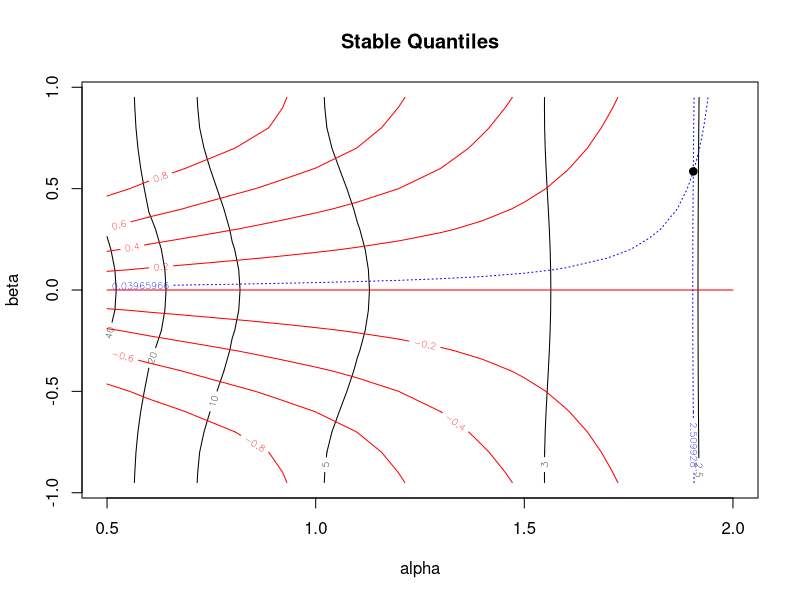
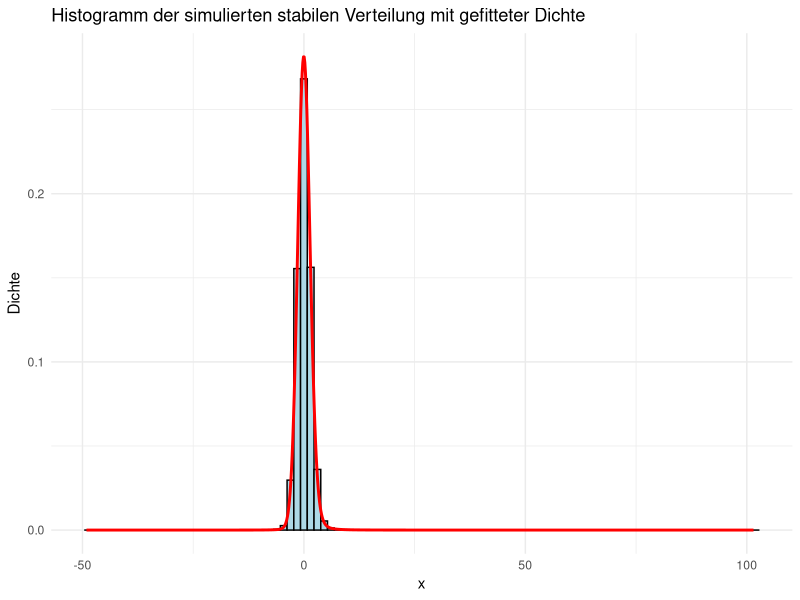

R code for these plots, in order:
# Installiere fBasics, falls nötig
if (!require(fBasics)) {
  install.packages("fBasics")
  library(fBasics)
}

# Beispielhafte stabile Verteilung simulieren
if (!require(stabledist)) {
  install.packages("stabledist")
  library(stabledist)
}

set.seed(123)
n <- 100000
alpha <- 1.9
beta <- 0.5
gamma <- 1
delta <- 0
data <- rstable(n, alpha=alpha, beta=beta, gamma=gamma, delta=delta, pm=0)

# Parameter fitten mit fBasics
fit <- fBasics::stableFit(data)

# Parameter aus dem S4-Objekt extrahieren
alpha_hat <- fit@fit$estimate["alpha"]
beta_hat  <- fit@fit$estimate["beta"]
gamma_hat <- fit@fit$estimate["gamma"]
delta_hat <- fit@fit$estimate["delta"]

# Histogramm vorbereiten
hist_data <- data.frame(x = data)

# Dichte der gefitteten Verteilung berechnen
x_vals <- seq(min(data), max(data), length.out = 1000)
y_vals <- dstable(x_vals, alpha=alpha_hat, beta=beta_hat, gamma=gamma_hat, delta=delta_hat, pm=0)
dens_data <- data.frame(x = x_vals, y = y_vals)

# Plot
library(ggplot2)
ggplot(hist_data, aes(x = x)) +
  geom_histogram(aes(y=..density..), bins = 100, fill = "lightblue", color = "black") +
  geom_line(data = dens_data, aes(x = x, y = y), color = "red", size = 1) +
  labs(title = "Histogramm der simulierten stabilen Verteilung mit gefitteter Dichte",
       x = "x", y = "Dichte") +
  theme_minimal()
